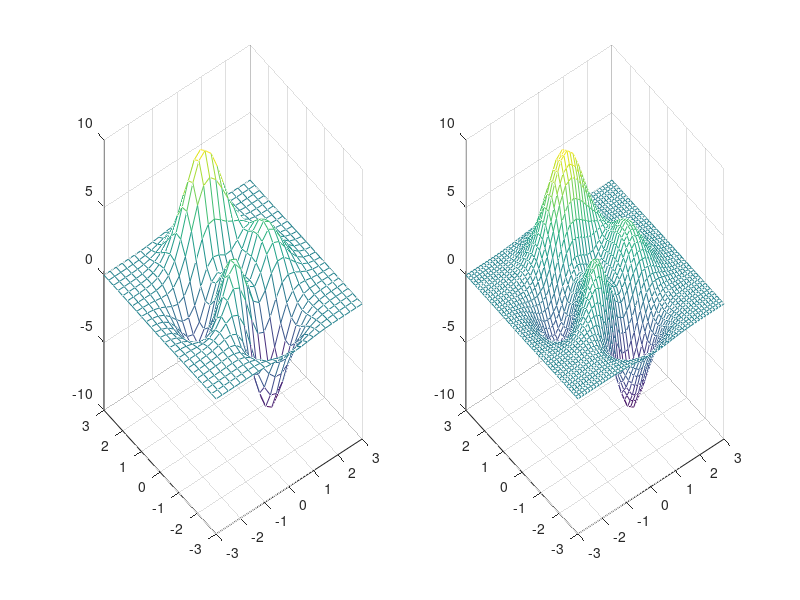

This chart was generated by the following MATLAB code:
[x,y]=meshgrid(-3:0.25:3);
z=peaks(x,y);
[x1,y1]=meshgrid(-3:0.125:3);
z1=interp2(x,y,z,x1,y1);
subplot(1,2,1)
mesh(x,y,z)
subplot(1,2,2)
mesh(x1,y1,z1)
